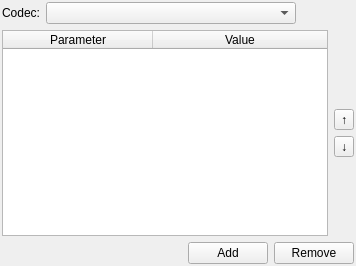
<?xml version="1.0" encoding="UTF-8"?>
<ui version="4.0">
 <class>TableEditorUi</class>
 <widget class="QWidget" name="TableEditorUi">
  <property name="geometry">
   <rect>
    <x>0</x>
    <y>0</y>
    <width>356</width>
    <height>266</height>
   </rect>
  </property>
  <property name="windowTitle">
   <string notr="true">TableEditor</string>
  </property>
  <property name="windowIcon">
   <iconset resource="../qx11grab.qrc">
    <normaloff>:/images/qx11grab.png</normaloff>:/images/qx11grab.png</iconset>
  </property>
  <property name="toolTip">
   <string notr="true"/>
  </property>
  <property name="statusTip">
   <string notr="true"/>
  </property>
  <property name="whatsThis">
   <string notr="true"/>
  </property>
  <layout class="QVBoxLayout" name="mainLayout">
   <property name="margin">
    <number>2</number>
   </property>
   <item>
    <layout class="QHBoxLayout" name="codecLayout">
     <item>
      <widget class="QLabel" name="lb0">
       <property name="text">
        <string>Codec:</string>
       </property>
      </widget>
     </item>
     <item>
      <widget class="QComboBox" name="codecSelection">
       <property name="minimumSize">
        <size>
         <width>250</width>
         <height>0</height>
        </size>
       </property>
      </widget>
     </item>
     <item>
      <spacer name="sp">
       <property name="orientation">
        <enum>Qt::Horizontal</enum>
       </property>
       <property name="sizeHint" stdset="0">
        <size>
         <width>40</width>
         <height>20</height>
        </size>
       </property>
      </spacer>
     </item>
    </layout>
   </item>
   <item>
    <layout class="QHBoxLayout" name="tableLayout">
     <item>
      <widget class="QTableWidget" name="table">
       <property name="showDropIndicator" stdset="0">
        <bool>false</bool>
       </property>
       <property name="dragDropOverwriteMode">
        <bool>false</bool>
       </property>
       <property name="alternatingRowColors">
        <bool>true</bool>
       </property>
       <property name="selectionMode">
        <enum>QAbstractItemView::SingleSelection</enum>
       </property>
       <property name="gridStyle">
        <enum>Qt::DashLine</enum>
       </property>
       <property name="wordWrap">
        <bool>false</bool>
       </property>
       <property name="cornerButtonEnabled">
        <bool>true</bool>
       </property>
       <attribute name="horizontalHeaderCascadingSectionResizes">
        <bool>true</bool>
       </attribute>
       <attribute name="horizontalHeaderMinimumSectionSize">
        <number>150</number>
       </attribute>
       <attribute name="horizontalHeaderStretchLastSection">
        <bool>true</bool>
       </attribute>
       <attribute name="horizontalHeaderStretchLastSection">
        <bool>true</bool>
       </attribute>
       <attribute name="horizontalHeaderCascadingSectionResizes">
        <bool>true</bool>
       </attribute>
       <attribute name="horizontalHeaderMinimumSectionSize">
        <number>150</number>
       </attribute>
       <column>
        <property name="text">
         <string>Parameter</string>
        </property>
        <property name="icon">
         <iconset resource="../qx11grab.qrc">
          <normaloff>:/images/record.png</normaloff>:/images/record.png</iconset>
        </property>
       </column>
       <column>
        <property name="text">
         <string>Value</string>
        </property>
        <property name="icon">
         <iconset resource="../qx11grab.qrc">
          <normaloff>:/images/record.png</normaloff>:/images/record.png</iconset>
        </property>
       </column>
      </widget>
     </item>
     <item>
      <layout class="QVBoxLayout" name="moveLayout">
       <item>
        <spacer name="sp0">
         <property name="orientation">
          <enum>Qt::Vertical</enum>
         </property>
         <property name="sizeHint" stdset="0">
          <size>
           <width>20</width>
           <height>40</height>
          </size>
         </property>
        </spacer>
       </item>
       <item>
        <widget class="QToolButton" name="moveUp">
         <property name="text">
          <string>↑</string>
         </property>
        </widget>
       </item>
       <item>
        <widget class="QToolButton" name="moveDown">
         <property name="text">
          <string>↓</string>
         </property>
        </widget>
       </item>
       <item>
        <spacer name="sp1">
         <property name="orientation">
          <enum>Qt::Vertical</enum>
         </property>
         <property name="sizeHint" stdset="0">
          <size>
           <width>20</width>
           <height>40</height>
          </size>
         </property>
        </spacer>
       </item>
      </layout>
     </item>
    </layout>
   </item>
   <item>
    <layout class="QHBoxLayout" name="buttonLayout">
     <item>
      <spacer name="sp3">
       <property name="orientation">
        <enum>Qt::Horizontal</enum>
       </property>
       <property name="sizeHint" stdset="0">
        <size>
         <width>40</width>
         <height>20</height>
        </size>
       </property>
      </spacer>
     </item>
     <item>
      <widget class="QPushButton" name="btnAdd">
       <property name="text">
        <string>Add</string>
       </property>
       <property name="icon">
        <iconset resource="../qx11grab.qrc">
         <normaloff>:/images/apply.png</normaloff>:/images/apply.png</iconset>
       </property>
      </widget>
     </item>
     <item>
      <widget class="QPushButton" name="btnDel">
       <property name="text">
        <string>Remove</string>
       </property>
       <property name="icon">
        <iconset resource="../qx11grab.qrc">
         <normaloff>:/images/fail.png</normaloff>:/images/fail.png</iconset>
       </property>
      </widget>
     </item>
    </layout>
   </item>
  </layout>
 </widget>
 <resources>
  <include location="../qx11grab.qrc"/>
 </resources>
 <connections/>
</ui>
